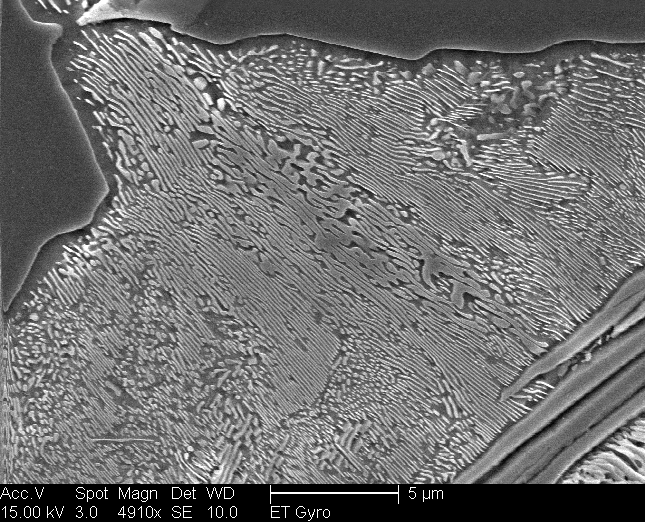
#> input picture Material Segmentation/micrograph1.tif, 645 x 522 px
$ jupyter execute '4th Part.ipynb'   (shell and % lines are left out)
#> lines starting #> are read from the running program, lines starting #| are printed output that depends on the picture
## Veeresh       22M0041

[cell 1]
import numpy as np
import matplotlib.pyplot as plt
import pandas as pd

[cell 2]
df=pd.read_csv(r'D:\RESUME\ML\ME_Self project\Self project\element_data.csv')
#> (reads Material Segmentation/element_data.csv from the repository)

[cell 3]
df.head()

[cell 4]
df_Youngs=df['youngs_modulus'].sort_values()

[cell 5]
subgroups = np.array_split(df_Youngs,7) # splits the elements into 7 subgroups

[cell 6]
# taking out 1,3,5,7 subgroups therby supressing 2,4 and 6th subgroups corresponding to 1,3,5 in python.
new_subgroups=pd.concat([subgroups[0],subgroups[2],subgroups[4],subgroups[6]])

[cell 7]
new_subgroups.head()

[cell 8]
import random

[cell 9]
shuffled_data=new_subgroups.sample(frac=1, random_state=random.seed()).to_frame() # shuffling the data set and converting
#it into dataframe

[cell 10]
shuffled_data.head()

## Kmeans clustering

[cell 11]
from sklearn.cluster import KMeans
from sklearn import metrics
from scipy.spatial.distance import cdist

[cell 12]
n = 4 # number of clusters
k_means = KMeans(n_clusters=n)
k_means.fit(shuffled_data)
cluster_labels = k_means.predict(shuffled_data) # labeling the cluster based on kmeans
shuffled_data['cluster'] = cluster_labels
unique_labels=np.unique(cluster_labels) #taking unique values of labels

[cell 13]
centroids = k_means.cluster_centers_ # getting centroid of the clusters
labels= k_means.labels_

[cell 14]
# the following codeblocks plots clusters along with the centroid value
plt.scatter(shuffled_data['youngs_modulus'],y=shuffled_data['cluster'],color='red')
plt.xlabel("Young's modulus")
plt.ylabel("Cluster label")
plt.title("K-Means clustering with 4 groups")
plt.plot(centroids[:,0],unique_labels,'mo',markersize=8, label='centroids')
plt.legend(loc='best')
plt.show()
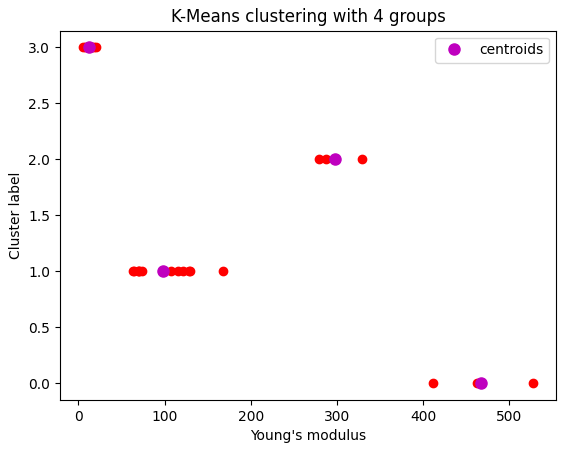
#> figure drawn by matplotlib, 1 panel

## Elbow plot

[cell 15]
# following block does elbow plot for optimum number of clusters
Sum_sq_dist=[]
K= range(1,11)

for k in K:
    kmeans_model = KMeans(n_clusters=k)
    kmeans_model.fit(shuffled_data)
    Sum_sq_dist.append(kmeans_model.inertia_)
#Plotting The Elbow

plt.plot(K,Sum_sq_dist,'bx-')
plt.xlabel('Number of clusters (k)')
plt.ylabel('Sum of Squared Distances')
plt.title('Elbow Plot')
plt.show()
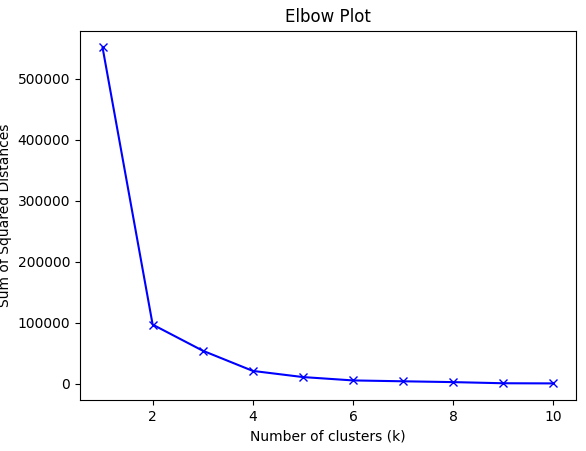
#> figure drawn by matplotlib, 1 panel; curve peaks at x = 1, y = 551747.7

[cell 16]
import cv2

[cell 17]
# following block of code reads micrograph image from the computer
img1 = cv2.imread('micrograph1.tif', cv2.IMREAD_GRAYSCALE)
#> img1 is the input picture: shape (522, 645); min 0, max 255, mean 111.7
img2 = cv2.imread('micrograph2.tif', cv2.IMREAD_GRAYSCALE)
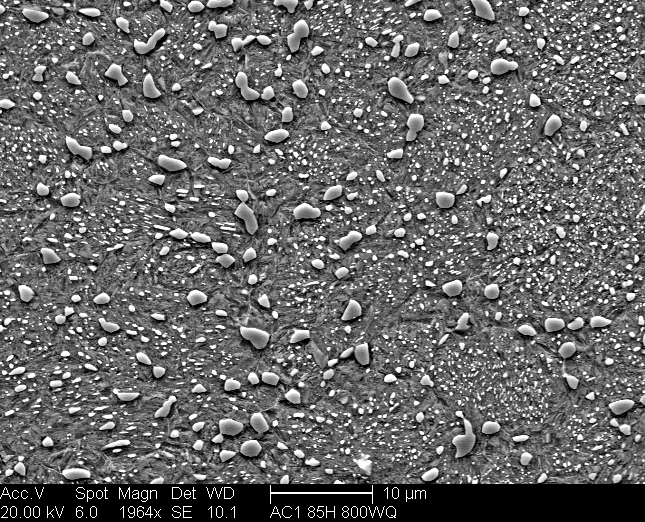
#> input picture Material Segmentation/micrograph2.tif, 645 x 522 px
#> img2 is the input picture: shape (522, 645); min 0, max 255, mean 103.7
img3 = cv2.imread('micrograph4.tif', cv2.IMREAD_GRAYSCALE)
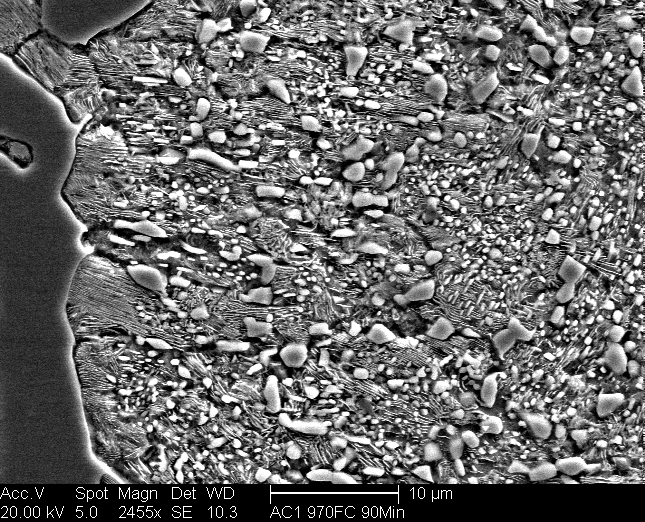
#> input picture Material Segmentation/micrograph4.tif, 645 x 522 px
#> img3 is the input picture: shape (522, 645); min 0, max 255, mean 105.7
img4 = cv2.imread('micrograph5.tif', cv2.IMREAD_GRAYSCALE)
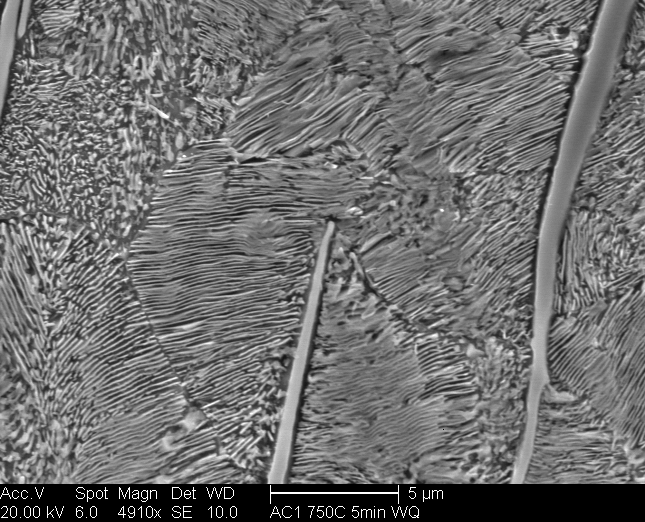
#> input picture Material Segmentation/micrograph5.tif, 645 x 522 px
#> img4 is the input picture: shape (522, 645); min 0, max 255, mean 110.5
img5 = cv2.imread('micrograph6.tif', cv2.IMREAD_GRAYSCALE)
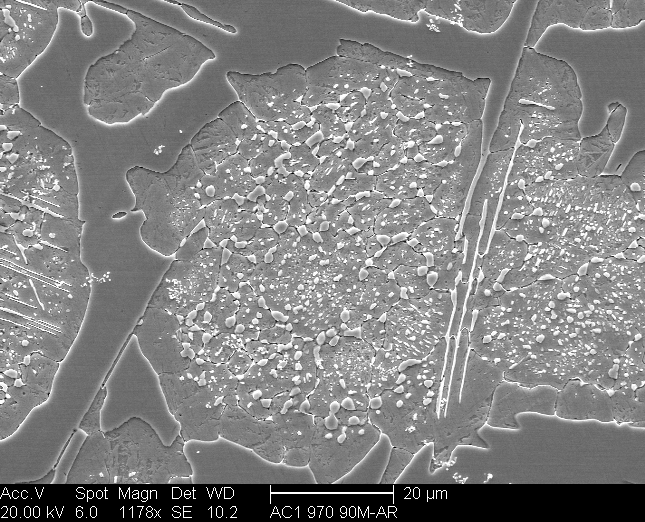
#> input picture Material Segmentation/micrograph6.tif, 645 x 522 px
#> img5 is the input picture: shape (522, 645); min 0, max 255, mean 130.7
img6 = cv2.imread('micrograph67.tif', cv2.IMREAD_GRAYSCALE)
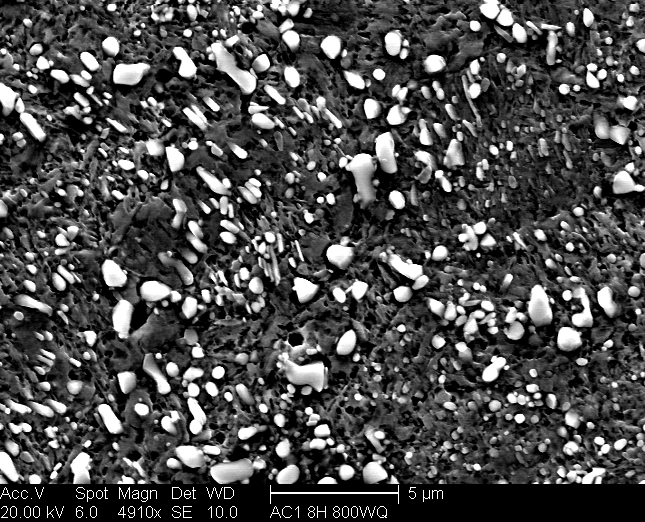
#> input picture Material Segmentation/micrograph67.tif, 645 x 522 px
#> img6 is the input picture: shape (522, 645); min 0, max 255, mean 75.6

[cell 18]
# vertically stacking the data
data2 = np.vstack([img1.ravel(), img2.ravel(),img3.ravel(),img4.ravel(), img5.ravel(),img6.ravel()]).T

#### Standardizing

[cell 19]
from sklearn.preprocessing import StandardScaler

[cell 20]
scaler = StandardScaler()
data2_std = scaler.fit_transform(data2)

### elbow method to determine the optimal number of clusters

[cell 21]
Sum_sq_dist=[]
K= range(1,11)

for k in K:
    kmeans_model = KMeans(n_clusters=k)
    kmeans_model.fit(data2_std)
    Sum_sq_dist.append(kmeans_model.inertia_)
#> after the loop, Sum_sq_dist = [2020140, 1486630.9, 1253052.3, 1084433.1, 1009661.9, 901520.5, 828790.7, 823614.5, 745359.1, 725392.3]

[cell 22]
plt.plot(range(1, 11), Sum_sq_dist, 'bx-')
plt.xlabel('Number of Clusters')
plt.ylabel('Sum of Squared Distances')
plt.title('Elbow plot')
plt.show()
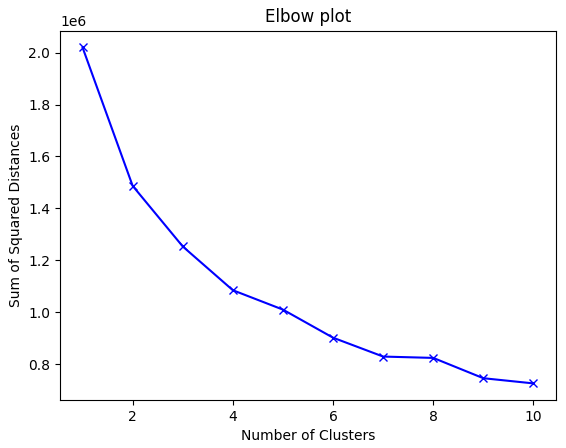
#> figure drawn by matplotlib, 1 panel; curve peaks at x = 1, y = 2020140

Since there are lots of data points per column it is useful to minimize the dimension of data and then apply kmeans clustering

### Reducing dimensionality using PCA

[cell 23]
import numpy as np
import pandas as pd
from sklearn.decomposition import PCA
from sklearn.preprocessing import StandardScaler


# Standardize the features
sc = StandardScaler()
X = sc.fit_transform(data2)

# Create a PCA object
pca = PCA(n_components=6)

# Fit and transform the data
X_pca = pca.fit_transform(X)

# Print the explained variance ratio
print("Explained variance ratio:", pca.explained_variance_ratio_)

From above it is clear that 5 is the appropriate choice of dimension for kmeans clustering

[cell 24]
from sklearn.decomposition import PCA

pca = PCA(n_components=5)
data2_pca = pca.fit_transform(data2_std)

## Again finding out k-value from elbow plot on dimensionally reduced data

[cell 25]
Sum_sq_dist_new=[]
K= range(1,11)
for k in K:
    kmeans_model = KMeans(n_clusters=k)
    kmeans_model.fit(data2_pca)
    Sum_sq_dist_new.append(kmeans_model.inertia_)
#> after the loop, Sum_sq_dist_new = [1837597.1, 1305241.5, 1071658, 903451.1, 788387, 746167.3, 668323.5, 628715.5, 594372.5, 572536]

[cell 26]
plt.plot(range(1, 11), Sum_sq_dist, 'bx-')
plt.xlabel('Number of Clusters')
plt.ylabel('Sum of Squared Distances')
plt.title('Elbow plot')
plt.show()

## We can see that there is no sharp turn or elbow observed. From the figure, we can take k=4  reasonably.

### Applying k-means clustering

[cell 27]
kmeans = KMeans(n_clusters=4)
labels = kmeans.fit_predict(data2_pca)

### Plot the clusters in PC space

[cell 28]
plt.scatter(data2_pca[:, 0], data2_pca[:, 1], c=labels)
plt.title('Clusters in PC space')
plt.show()
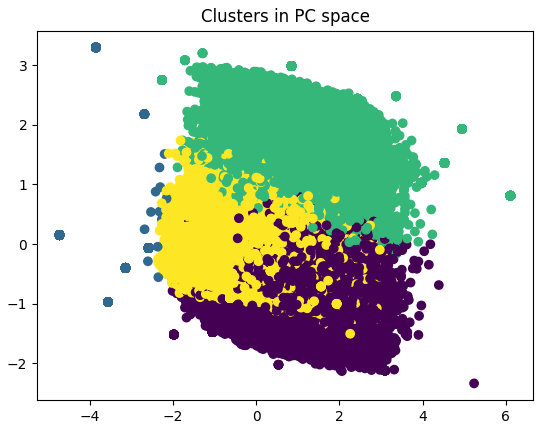
#> figure drawn by matplotlib, 1 panel
